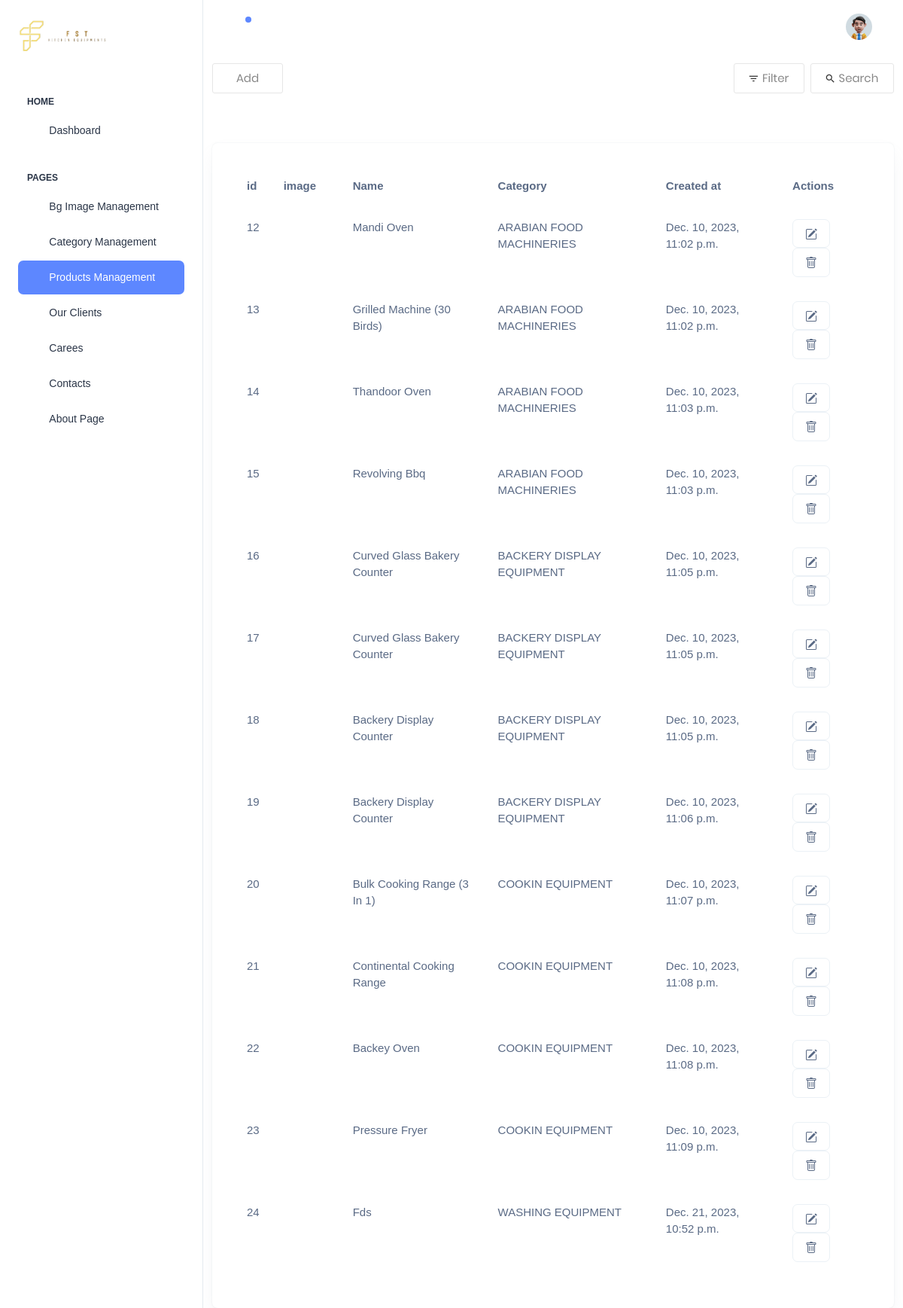
Screenshot of /dashboard/product/ (signed in) with the database file from the repository.
### dashboard/models.py (models this page shows, shortened)
class Products(models.Model):
    image = models.ImageField(upload_to='products/')
    cropped_image = ImageSpecField(source='image',
                                   processors=[ResizeToFill(300, 400)],
                                   format='JPEG',
                                   options={'quality': 100})
    category = models.ForeignKey(Categories, on_delete=models.CASCADE)
    name = models.CharField(max_length=150,null=True,blank=True)
    created_at = models.DateTimeField(auto_now_add=True)

class Categories(models.Model):
    image = models.ImageField(upload_to='category/')
    name = models.CharField(max_length=150,null=True,blank=True)
    cropped_image = ImageSpecField(source='image',
                                   processors=[ResizeToFill(864, 432)],
                                   format='JPEG',
                                   options={'quality': 100})
    created_at = models.DateTimeField(auto_now_add=True)

### dashboard/views.py (the view, shortened to what this page needs)
# urls.py: path('product/',Product.as_view(), name='Product'),
class Product(CustomLoginRequiredAdmin,FormView):
    template_name = 'dashboard/products/products.html'
    form_class = ProductFroms
    def get_context_data(self, **kwargs):
        context = super().get_context_data(**kwargs)
        context['products_data'] = Products.objects.all()
        context['category_data'] = Categories.objects.all().order_by('name')
        return context
    def get(self, request, *args, **kwargs):
        return super().get(request, *args, **kwargs)

### dashboard/views.py (called while the page is built)
    def dispatch(self, request, *args, **kwargs):
        if request.user.is_authenticated:
            if not request.user.is_superuser:
                return redirect('Signin')
        else:
            return redirect('Signin')
        return super().dispatch(request, *args, **kwargs)

### templates/dashboard/products/products.html (shortened to what this page needs)
{% extends "dashboard/base.html" %}
{% load static %}
{% block body %}
<div class="page-wrapper" style="background-color: white;" id="main-wrapper" data-layout="vertical" data-navbarbg="skin6" data-sidebartype="full"
    data-sidebar-position="fixed" data-header-position="fixed">
    {% include "dashboard/sidebar.html" %}
    <div class="body-wrapper">
        {% include "dashboard/navbar.html" %}
        <div class="container" style="padding-top: 70px;">
           <div class="flex-w flex-sb-m p-b-52">
            <div class="flex-w flex-l-m m-tb-10" data-bs-toggle="modal" data-bs-target="#addmodal">
                <div class="flex-c-m stext-106 cl6 size-104 bor4 pointer hov-btn3 trans-04 m-r-8 m-tb-4 ">
                     Add
                </div>
            </div>
            <div class="flex-w flex-c-m m-tb-10">
                <div class="flex-c-m stext-106 cl6 size-104 bor4 pointer hov-btn3 trans-04 m-r-8 m-tb-4 js-show-filter">
                    <i class="icon-filter cl2 m-r-6 fs-15 trans-04 zmdi zmdi-filter-list"></i>
                     Filter
                </div>
                <div class="flex-c-m stext-106 cl6 size-105 bor4 pointer hov-btn3 trans-04 m-tb-4 js-show-search">
                    <i class="icon-search cl2 m-r-6 fs-15 trans-04 zmdi zmdi-search"></i>
                    Search
                </div>
            </div>
			</div>
        </div>
            <div>
                <div class="col-12 container">
                    <div class="card recent-sales overflow-auto">
                        <div class="card-body">
                            <table class="table table-borderless datatable refresh" id="search-results">
                                <thead>
                                    <tr>
                                        <th scope="col">id</th>
                                        <th scope="col">image</th>
                                        <th scope="col">Name</th>
                                        <th scope="col">Category</th>
                                        <th scope="col">Created at</th>
                                        <th scope="col">Actions</th>
                                    </tr>
                                </thead>
                                {% for Product in products_data %}
                                <tr>
                                    <td> {{Product.id}} </td>
                                    <td>
                                        <div style="width: 60px;" class="overflow-hidden">
                                        </div>
                                    </td>
                                    <td> {{Product.name}} </td>
                                    <td> {{Product.category.name}} </td>
                                    <td> {{Product.created_at}} </td>
                                    <td>
                                        <a type="button" class="fs-4 btn hov-btn3 border " data-bs-toggle="modal"
                                            data-bs-target="#updatemodal{{Product.id}}">
                                            <i title="" class="fa fa-edit"></i>
                                        </a>
                                        <button type="button" class="btn hov-btn3 border" data-bs-toggle="modal"
                                            data-bs-target="#deletemodal{{Product.id}}">
                                        </button>
                                    </td>
                                </tr>
                                {% endfor %}
                            </table>
                        </div>
                    </div>
                </div>
            </div>
        </div>
    </div>
    {% endblock %}

### static/css/main.css (style rules this page uses)
.container { max-width: 1380px; }
@media (max-width: 1600px) { .container { max-width: 1200px; } }
.cl2 { color: #333; }
.cl6 { color: #888; }
.stext-106 { font-family: Poppins-Regular; font-size: 15px; line-height: 1.2; }
.size-104 { min-width: 94px; height: 40px; }
.size-105 { min-width: 111px; height: 40px; }
.bor4 { border: 1px solid #e6e6e6; border-radius: 3px; }

### rows the page displays
Products: id "12", name "Mandi Oven", category.name "ARABIAN FOOD MACHINERIES", created_at "Dec. 10, 2023, 11:02 p.m."
Products: id "13", name "Grilled Machine (30 Birds)", category.name "ARABIAN FOOD MACHINERIES", created_at "Dec. 10, 2023, 11:02 p.m."
Products: id "14", name "Thandoor Oven", category.name "ARABIAN FOOD MACHINERIES", created_at "Dec. 10, 2023, 11:03 p.m."
Products: id "15", name "Revolving Bbq", category.name "ARABIAN FOOD MACHINERIES", created_at "Dec. 10, 2023, 11:03 p.m."
Products: id "16", name "Curved Glass Bakery Counter", category.name "BACKERY DISPLAY EQUIPMENT", created_at "Dec. 10, 2023, 11:05 p.m."
Products: id "17", name "Curved Glass Bakery Counter", category.name "BACKERY DISPLAY EQUIPMENT", created_at "Dec. 10, 2023, 11:05 p.m."
Products: id "18", name "Backery Display Counter", category.name "BACKERY DISPLAY EQUIPMENT", created_at "Dec. 10, 2023, 11:05 p.m."
Products: id "19", name "Backery Display Counter", category.name "BACKERY DISPLAY EQUIPMENT", created_at "Dec. 10, 2023, 11:06 p.m."
Products: id "20", name "Bulk Cooking Range (3 In 1)", category.name "COOKIN EQUIPMENT", created_at "Dec. 10, 2023, 11:07 p.m."
Products: id "21", name "Continental Cooking Range", category.name "COOKIN EQUIPMENT", created_at "Dec. 10, 2023, 11:08 p.m."
Products: id "22", name "Backey Oven", category.name "COOKIN EQUIPMENT", created_at "Dec. 10, 2023, 11:08 p.m."
Products: id "23", name "Pressure Fryer", category.name "COOKIN EQUIPMENT", created_at "Dec. 10, 2023, 11:09 p.m."
Products: id "24", name "Fds", category.name "WASHING EQUIPMENT", created_at "Dec. 21, 2023, 10:52 p.m."
